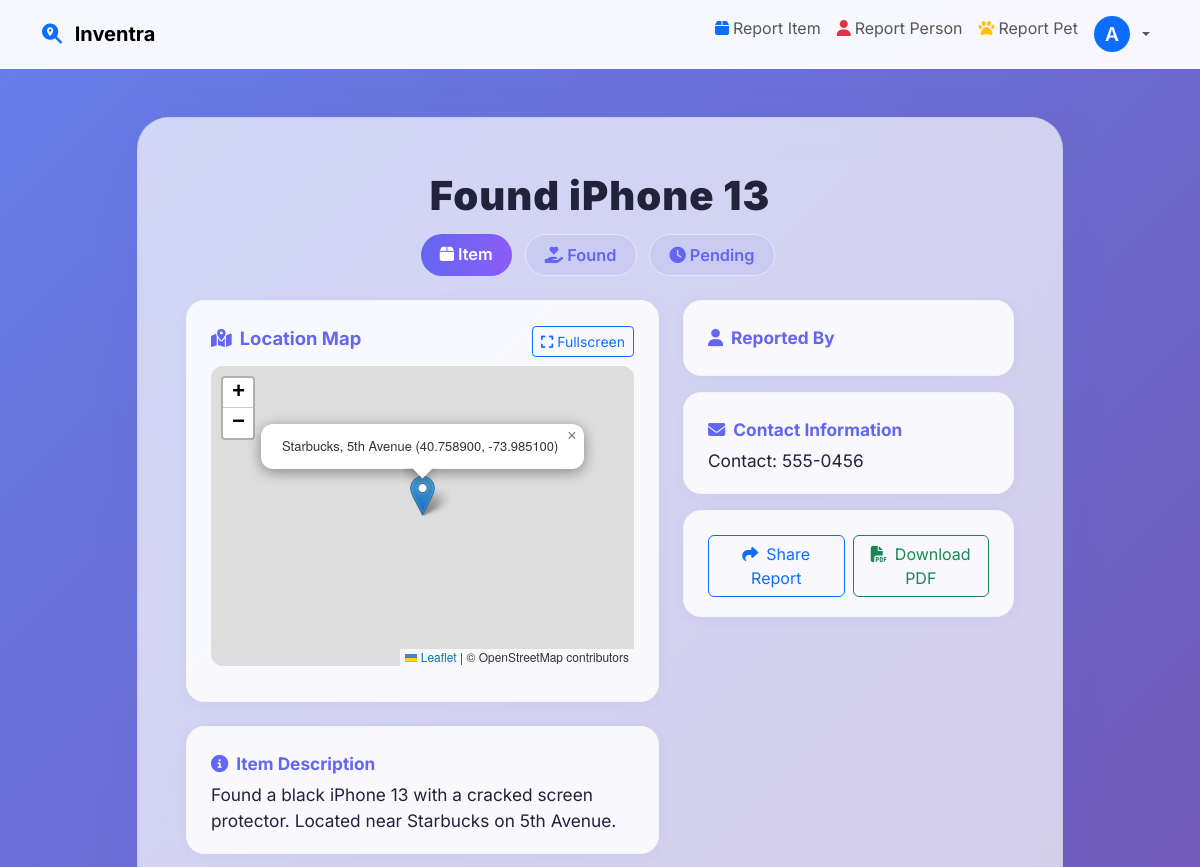
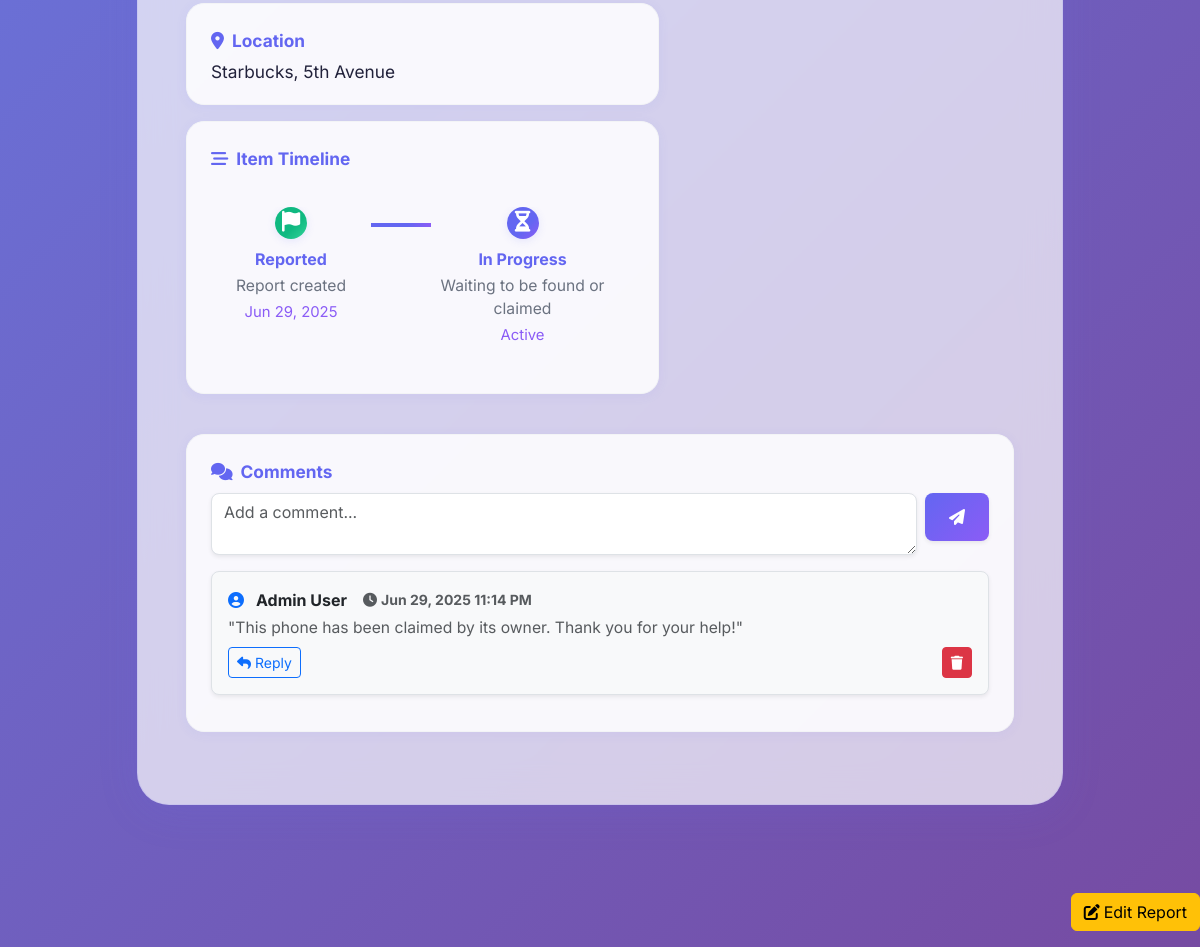
Page /view.php?id=2 (signed in) on the committed database (2 pictures, top to bottom).
### tables this page shows
CREATE TABLE reports (
    id INT AUTO_INCREMENT PRIMARY KEY,
    title VARCHAR(255) NOT NULL,
    type ENUM('lost', 'found') NOT NULL,
    category ENUM('item', 'person', 'pet') NOT NULL DEFAULT 'item',
    description TEXT NOT NULL,
    location VARCHAR(255) NOT NULL,
    latitude DECIMAL(10, 8) DEFAULT NULL,
    longitude DECIMAL(11, 8) DEFAULT NULL,
    contact_info TEXT,
    photo VARCHAR(255) DEFAULT NULL,
    status ENUM('pending', 'returned') DEFAULT 'pending',
    reported_by INT,
    created_at TIMESTAMP DEFAULT CURRENT_TIMESTAMP,
    FOREIGN KEY (reported_by) REFERENCES users(id) ON DELETE SET NULL
);

CREATE TABLE comments (
    id INT AUTO_INCREMENT PRIMARY KEY,
    report_id INT NOT NULL,
    user_id INT NOT NULL,
    comment TEXT NOT NULL,
    parent_id INT DEFAULT NULL,
    reply_to VARCHAR(100) DEFAULT NULL,
    created_at TIMESTAMP DEFAULT CURRENT_TIMESTAMP,
    updated_at TIMESTAMP DEFAULT CURRENT_TIMESTAMP ON UPDATE CURRENT_TIMESTAMP,
    
     
    FOREIGN KEY (report_id) REFERENCES reports(id) ON DELETE CASCADE,
    FOREIGN KEY (user_id) REFERENCES users(id) ON DELETE CASCADE,
    FOREIGN KEY (parent_id) REFERENCES comments(id) ON DELETE CASCADE,
    
     
    INDEX idx_report_id (report_id),
    INDEX idx_user_id (user_id),
    INDEX idx_parent_id (parent_id),
    INDEX idx_created_at (created_at)
);

CREATE TABLE users (
    id INT AUTO_INCREMENT PRIMARY KEY,
    name VARCHAR(100) NOT NULL,
    email VARCHAR(100) UNIQUE NOT NULL,
    profile_photo VARCHAR(255) DEFAULT NULL,
    password VARCHAR(255) NOT NULL,
    is_admin TINYINT(1) DEFAULT 0,
    created_at TIMESTAMP DEFAULT CURRENT_TIMESTAMP
);

### view.php (the view, shortened to what this page needs)
<?php
require 'includes/db.php';
$profile_photo = null;
if (isset($_SESSION['user_id'])) {
    if (isset($_SESSION['profile_photo'])) {
        $profile_photo = $_SESSION['profile_photo'];
    } else {
        $stmt = $conn->prepare('SELECT profile_photo FROM users WHERE id = ?');
        $stmt->bind_param('i', $_SESSION['user_id']);
        $stmt->execute();
        $stmt->bind_result($profile_photo);
    }
}
$report = null;
if (isset($_GET['id'])) {
    $id = intval($_GET['id']);
    $stmt = $conn->prepare("SELECT r.*, u.name as reporter_name, u.email as reporter_email FROM reports r LEFT JOIN users u ON r.reported_by = u.id WHERE r.id = ?");
    $stmt->bind_param("i", $id);
    $stmt->execute();
    $result = $stmt->get_result();
    if ($result->num_rows === 1) {
        $report = $result->fetch_assoc();
    }
}
?>
<!DOCTYPE html>
<html lang="en">
<head>
    <link href="https://cdn.jsdelivr.net/npm/bootstrap@5.3.0/dist/css/bootstrap.min.css" rel="stylesheet">
    <link href="https://cdnjs.cloudflare.com/ajax/libs/font-awesome/6.4.0/css/all.min.css" rel="stylesheet">
    <link rel="stylesheet" href="https://cdn.jsdelivr.net/npm/leaflet@1.9.4/dist/leaflet.css" />
</head>
<body>
    <nav class="navbar navbar-expand-lg navbar-light sticky-top">
        <div class="container">
            <a class="navbar-brand fw-bold" href="index.php">
                <i class="fas fa-search-location text-primary me-2"></i>
                Inventra
            </a>
            <div class="navbar-nav ms-auto">
                <?php if (isset($_SESSION['user_id'])): ?>
                    <a class="nav-link" href="report_item.php">
                        <i class="fas fa-box text-primary me-1"></i>Report Item
                    </a>
                    <a class="nav-link" href="report_person.php">
                        <i class="fas fa-user text-danger me-1"></i>Report Person
                    </a>
                    <a class="nav-link" href="report_pet.php">
                        <i class="fas fa-paw text-warning me-1"></i>Report Pet
                    </a>
                <?php endif; ?>
                <?php if (isset($_SESSION['user_id'])): ?>
                    <div class="nav-item dropdown">
                        <a class="nav-link dropdown-toggle d-flex align-items-center" href="#" id="profileDropdown" role="button" data-bs-toggle="dropdown" aria-expanded="false">
                            <span class="rounded-circle bg-primary text-white d-flex justify-content-center align-items-center me-2" style="width: 36px; height: 36px; font-size: 1.2rem; font-weight: 600; overflow: hidden;">
                                <?php if (!empty($profile_photo)): ?>
                                    <img src="<?= htmlspecialchars($profile_photo) ?>" alt="Profile" style="width:100%;height:100%;object-fit:cover;object-position:center;border-radius:50%;">
                                <?php else: ?>
                                    <?php echo strtoupper(substr(trim($_SESSION['name']), 0, 1)); ?>
                                <?php endif; ?>
                            </span>
                        </a>
                    </div>
                <?php endif; ?>
            </div>
        </div>
    </nav>
    <div class="container py-5">
        <?php
        $id = intval($_GET['id']);
        $stmt = $conn->prepare("SELECT r.*, u.name as reporter_name, u.email as reporter_email FROM reports r LEFT JOIN users u ON r.reported_by = u.id WHERE r.id = ?");
        $stmt->bind_param("i", $id);
        $stmt->execute();
        $result = $stmt->get_result();
        if ($result->num_rows === 1) {
            $report = $result->fetch_assoc();
            $type_icon = $report['type'] === 'lost' ? 'fa-exclamation-triangle' : 'fa-hand-holding-heart';
            $status_icon = $report['status'] === 'returned' ? 'fa-check-circle' : 'fa-clock';
            $category_icon = 'fa-box';
            $category_text = 'Item';
        ?>
        <div class="row justify-content-center">
            <div class="col-lg-10">
                <div class="glass-card p-4 p-md-5">
                    <div class="big-title mb-2"><?= htmlspecialchars($report['title']) ?></div>
                    <div class="d-flex flex-wrap justify-content-center mb-4 gap-2">
                        <span class="badge-modern filled"><i class="fas <?= $category_icon ?> me-1"></i><?= $category_text ?></span>
                        <span class="badge-modern"><i class="fas <?= $type_icon ?> me-1"></i><?= ucfirst($report['type']) ?></span>
                        <span class="badge-modern"><i class="fas <?= $status_icon ?> me-1"></i><?= ucfirst($report['status']) ?></span>
                    </div>
                    <div class="row g-4">
                        <div class="col-md-7">
                            <div class="mb-4">
                                <div class="info-card">
                                    <div class="d-flex justify-content-between align-items-center mb-2">
                                        <div class="info-label" style="font-size:1.15rem;"><i class="fas fa-map-marked-alt me-2"></i>Location Map</div>
                                        <button type="button" class="btn btn-outline-primary btn-sm" data-bs-toggle="modal" data-bs-target="#mapModal">
                                            <i class="fas fa-expand"></i>
                                            <span>Fullscreen</span>
                                        </button>
                                    </div>
                                    <div id="map"></div>
                                </div>
                            </div>
                            <div class="info-card mb-3 clickable-info" data-bs-toggle="modal" data-bs-target="#descModal" style="cursor:pointer;">
                                <div class="info-label"><i class="fas fa-info-circle me-2"></i><?= $category_text ?> Description</div>
                                <div class="info-value"><?= nl2br(htmlspecialchars($report['description'])) ?></div>
                            </div>
                            <div class="info-card mb-3 clickable-info" data-bs-toggle="modal" data-bs-target="#locationModal" style="cursor:pointer;">
                                <div class="info-label"><i class="fas fa-map-marker-alt me-2"></i>Location</div>
                                <div class="info-value"><?= htmlspecialchars($report['location']) ?></div>
                            </div>
                            <div class="info-card mb-3 clickable-info" data-bs-toggle="modal" data-bs-target="#timelineModalAll" style="cursor:pointer;">
                                <div class="info-label mb-2"><i class="fas fa-stream me-2"></i><?= $category_text ?> Timeline</div>
                                <div class="horizontal-timeline">
                                    <div class="timeline-step active">
                                        <div class="timeline-dot"><i class="fas fa-flag"></i></div>
                                        <div class="timeline-label">Reported</div>
                                        <div class="timeline-desc">Report created</div>
                                        <div class="timeline-date"><?= date('M j, Y', strtotime($report['created_at'])) ?></div>
                                        <div class="timeline-connector"></div>
                                    </div>
                                    <?php if ($report['status'] !== 'returned'): ?>
                                    <div class="timeline-step">
                                        <div class="timeline-dot"><i class="fas fa-hourglass-half"></i></div>
                                        <div class="timeline-label">In Progress</div>
                                        <div class="timeline-desc">Waiting to be found or claimed</div>
                                        <div class="timeline-date">Active</div>
                                    </div>
                                    <?php endif; ?>
                                </div>
                            </div>
                        </div>
                        <div class="col-md-5">
                            <div class="info-card mb-3 clickable-info" data-bs-toggle="modal" data-bs-target="#reporterModal" style="cursor:pointer;">
                                <div class="info-label"><i class="fas fa-user me-2"></i>Reported By</div>
                            </div>
                            <div class="info-card mb-3 clickable-info" data-bs-toggle="modal" data-bs-target="#contactModal" style="cursor:pointer;">
                                <div class="info-label"><i class="fas fa-envelope me-2"></i>Contact Information</div>
                                <div class="info-value"><?= htmlspecialchars($report['contact_info'] ?? $report['reporter_email']) ?></div>
                            </div>
                            <div class="info-card mb-3 text-center d-flex gap-2">
                                <button class="btn btn-outline-primary w-100" onclick="navigator.share ? navigator.share({title:document.title,url:window.location.href}) : window.alert('Copy the link to share!')">
                                    <i class="fas fa-share me-2"></i>Share Report
                                </button>
                                <button class="btn btn-outline-success w-100" onclick="printReport()">
                                    <i class="fas fa-file-pdf me-2"></i>Download PDF
                                </button>
                            </div>
                        </div>
                    </div>
                    <div class="info-card mt-4">
                        <div class="info-label mb-2"><i class="fas fa-comments me-2"></i>Comments</div>
                        <?php
                        $stmt = $conn->prepare("
                            SELECT c.*, u.name,
                                   (SELECT COUNT(*) FROM comments r WHERE r.parent_id = c.id) as reply_count
                            FROM comments c
                            JOIN users u ON c.user_id = u.id
                            WHERE c.report_id = ? AND c.parent_id IS NULL
                            ORDER BY c.created_at DESC
                            LIMIT 2
                        ");
                        $stmt->bind_param("i", $id);
                        $stmt->execute();
                        $comments = $stmt->get_result();
                        ?>
                        <div class="mb-3">
                            <?php if (isset($_SESSION['user_id'])): ?>
                            <form method="post" class="d-flex align-items-start gap-2" id="comment-form">
                                <textarea name="comment" class="form-control rounded-3 shadow-sm" rows="2" placeholder="Add a comment..." required></textarea>
                                <button type="submit" name="add_comment" class="btn btn-primary rounded-3 shadow-sm"><i class="fas fa-paper-plane"></i></button>
                            </form>
                            <?php else: ?>
                            <div class="alert alert-info py-2">Please <a href="login.php">login</a> to comment.</div>
                            <?php endif; ?>
                        </div>
                        <div>
                            <?php if ($comments->num_rows > 0): ?>
                                <?php while ($c = $comments->fetch_assoc()): ?>
                                    <div class="border rounded-3 p-3 mb-3 bg-light position-relative shadow-sm">
                                        <div class="fw-bold mb-1 d-flex align-items-center gap-2">
                                            <i class="fas fa-user-circle me-1 text-primary"></i><?= htmlspecialchars($c['name']) ?>
                                            <span class="text-muted small ms-2">
                                                <i class="fas fa-clock me-1"></i><?= date('M j, Y g:i A', strtotime($c['created_at'])) ?>
                                            </span>
                                        </div>
                                        <div class="text-muted mb-2" style="font-size:0.98rem;">"<?= htmlspecialchars($c['comment']) ?>"</div>
                                        <div class="d-flex justify-content-between align-items-center">
                                            <div class="d-flex gap-2">
                                                <?php if (isset($_SESSION['user_id'])): ?>
                                                    <button type="button" class="btn btn-sm btn-outline-primary reply-btn"
                                                            data-comment-id="<?= $c['id'] ?>"
                                                            data-comment-author="<?= htmlspecialchars($c['name']) ?>">
                                                        <i class="fas fa-reply me-1"></i>Reply
                                                    </button>
                                                <?php endif; ?>
                                            </div>
                                            <?php if (isset($_SESSION['is_admin']) && $_SESSION['is_admin'] == 1): ?>
                                                <form method="post" class="d-inline" id="delete-form-<?= $c['id'] ?>">
                                                    <button type="button" onclick="confirmDeleteComment(<?= $c['id'] ?>)" class="btn btn-sm btn-danger">
                                                        <i class="fas fa-trash"></i>
                                                    </button>
                                                </form>
                                            <?php endif; ?>
                                        </div>
                                    </div>
                                <?php endwhile; ?>
                            <?php else: ?>
                                <div class="text-muted">No comments yet. Be the first to comment!</div>
                            <?php endif; ?>
                        </div>
                    </div>
                </div>
            </div>
        </div>
        <?php
        }
        ?>
    </div>
</body>
</html>
<?php
$editPage = 'edit_report.php';
if ($report['category'] === 'person') {
    $editPage = 'report_person.php';
} elseif ($report['category'] === 'pet') {
    $editPage = 'report_pet.php';
} elseif ($report['category'] === 'item') {
    $editPage = 'report_item.php';
}
?>
<?php if ((isset($_SESSION['user_id']) && $_SESSION['user_id'] == $report['reported_by']) || (isset($_SESSION['is_admin']) && $_SESSION['is_admin'] == 1)): ?>
    <div class="mb-3 text-end">
        <a href="<?= $editPage ?>?id=<?= $report['id'] ?>" class="btn btn-warning"><i class="fas fa-edit me-1"></i>Edit Report</a>
    </div>
<?php endif; ?>

### rows in the picture
reports: title "Found iPhone 13", type "Found", status "Pending", description "Found a black iPhone 13 with a cracked screen protector. Located near Starbucks on 5th Avenue.", location "Starbucks, 5th Avenue", created_at "Jun 29, 2025", contact_info "Contact: 555-0456"
comments: user.name "Admin User", created_at "Jun 29, 2025 11:14 PM", comment "This phone has been claimed by its owner. Thank you for your help!"

### other values in the picture
substr(trim($_SESSION['name']), 0, 1) "A"
$category_text "Item"
